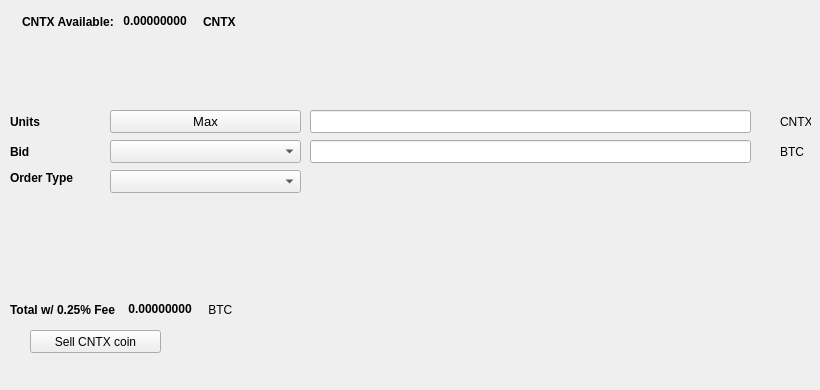
   <widget class="QWidget" name="SellTab">
    <attribute name="title">
     <string>Sell</string>
    </attribute>
    <widget class="QLabel" name="label_16">
     <property name="geometry">
      <rect>
       <x>780</x>
       <y>140</y>
       <width>31</width>
       <height>23</height>
      </rect>
     </property>
     <property name="text">
      <string>BTC</string>
     </property>
    </widget>
    <widget class="QComboBox" name="SellBidcomboBox">
     <property name="geometry">
      <rect>
       <x>110</x>
       <y>140</y>
       <width>191</width>
       <height>23</height>
      </rect>
     </property>
     <property name="font">
      <font>
       <pointsize>10</pointsize>
      </font>
     </property>
    </widget>
    <widget class="QLabel" name="label_18">
     <property name="geometry">
      <rect>
       <x>10</x>
       <y>110</y>
       <width>46</width>
       <height>23</height>
      </rect>
     </property>
     <property name="font">
      <font>
       <weight>75</weight>
       <bold>true</bold>
      </font>
     </property>
     <property name="text">
      <string>Units</string>
     </property>
    </widget>
    <widget class="QPushButton" name="Sell_Max_Amount">
     <property name="geometry">
      <rect>
       <x>110</x>
       <y>110</y>
       <width>191</width>
       <height>23</height>
      </rect>
     </property>
     <property name="font">
      <font>
       <pointsize>10</pointsize>
      </font>
     </property>
     <property name="text">
      <string>Max</string>
     </property>
    </widget>
    <widget class="QLabel" name="label_20">
     <property name="geometry">
      <rect>
       <x>10</x>
       <y>170</y>
       <width>91</width>
       <height>16</height>
      </rect>
     </property>
     <property name="font">
      <font>
       <weight>75</weight>
       <bold>true</bold>
      </font>
     </property>
     <property name="text">
      <string>Order Type</string>
     </property>
    </widget>
    <widget class="QComboBox" name="SellOrdertypeCombo">
     <property name="geometry">
      <rect>
       <x>110</x>
       <y>170</y>
       <width>191</width>
       <height>23</height>
      </rect>
     </property>
     <property name="font">
      <font>
       <pointsize>10</pointsize>
      </font>
     </property>
    </widget>
    <widget class="QLabel" name="label_21">
     <property name="geometry">
      <rect>
       <x>10</x>
       <y>140</y>
       <width>46</width>
       <height>23</height>
      </rect>
     </property>
     <property name="font">
      <font>
       <weight>75</weight>
       <bold>true</bold>
      </font>
     </property>
     <property name="text">
      <string>Bid</string>
     </property>
    </widget>
    <widget class="QLabel" name="label_22">
     <property name="geometry">
      <rect>
       <x>780</x>
       <y>110</y>
       <width>31</width>
       <height>23</height>
      </rect>
     </property>
     <property name="text">
      <string>CNTX</string>
     </property>
    </widget>
    <widget class="QLineEdit" name="UnitsInputcntxcoin">
     <property name="geometry">
      <rect>
       <x>310</x>
       <y>110</y>
       <width>441</width>
       <height>23</height>
      </rect>
     </property>
     <property name="font">
      <font>
       <pointsize>9</pointsize>
       <weight>75</weight>
       <bold>true</bold>
      </font>
     </property>
    </widget>
    <widget class="QLineEdit" name="SellBidPriceEdit">
     <property name="geometry">
      <rect>
       <x>310</x>
       <y>140</y>
       <width>441</width>
       <height>23</height>
      </rect>
     </property>
     <property name="font">
      <font>
       <pointsize>9</pointsize>
       <weight>75</weight>
       <bold>true</bold>
      </font>
     </property>
    </widget>
    <widget class="QPushButton" name="SellcntxcoinBTN">
     <property name="geometry">
      <rect>
       <x>30</x>
       <y>330</y>
       <width>131</width>
       <height>23</height>
      </rect>
     </property>
     <property name="text">
      <string>Sell CNTX coin</string>
     </property>
     <property name="icon">
      <iconset resource="../cntxcoin">
       <normaloff>:/icons/bitcoin</normaloff>:/icons/bitcoin</iconset>
     </property>
    </widget>
    <widget class="QWidget" name="layoutWidget3">
     <property name="geometry">
      <rect>
       <x>22</x>
       <y>12</y>
       <width>258</width>
       <height>19</height>
      </rect>
     </property>
     <layout class="QHBoxLayout" name="horizontalLayout">
      <item>
       <widget class="QLabel" name="label232_2">
        <property name="font">
         <font>
          <weight>75</weight>
          <bold>true</bold>
         </font>
        </property>
        <property name="text">
         <string>CNTX Available:</string>
        </property>
       </widget>
      </item>
      <item>
       <widget class="QLabel" name="cntxcoinAvailableLabel">
        <property name="palette">
         <palette>
          <active>
           <colorrole role="WindowText">
            <brush brushstyle="SolidPattern">
             <color alpha="255">
              <red>0</red>
              <green>0</green>
              <blue>0</blue>
             </color>
            </brush>
           </colorrole>
           <colorrole role="Button">
            <brush brushstyle="SolidPattern">
             <color alpha="255">
              <red>0</red>
              <green>170</green>
              <blue>0</blue>
             </color>
            </brush>
           </colorrole>
           <colorrole role="Light">
            <brush brushstyle="SolidPattern">
             <color alpha="255">
              <red>0</red>
              <green>255</green>
              <blue>0</blue>
             </color>
            </brush>
           </colorrole>
           <colorrole role="Midlight">
            <brush brushstyle="SolidPattern">
             <color alpha="255">
              <red>0</red>
              <green>212</green>
              <blue>0</blue>
             </color>
            </brush>
           </colorrole>
           <colorrole role="Dark">
            <brush brushstyle="SolidPattern">
             <color alpha="255">
              <red>0</red>
              <green>85</green>
              <blue>0</blue>
             </color>
            </brush>
           </colorrole>
           <colorrole role="Mid">
            <brush brushstyle="SolidPattern">
             <color alpha="255">
              <red>0</red>
              <green>113</green>
              <blue>0</blue>
             </color>
            </brush>
           </colorrole>
           <colorrole role="Text">
            <brush brushstyle="SolidPattern">
             <color alpha="255">
              <red>0</red>
              <green>170</green>
              <blue>0</blue>
             </color>
            </brush>
           </colorrole>
           <colorrole role="BrightText">
            <brush brushstyle="SolidPattern">
             <color alpha="255">
              <red>255</red>
              <green>255</green>
              <blue>255</blue>
             </color>
            </brush>
           </colorrole>
           <colorrole role="ButtonText">
            <brush brushstyle="SolidPattern">
             <color alpha="255">
              <red>0</red>
              <green>0</green>
              <blue>0</blue>
             </color>
            </brush>
           </colorrole>
           <colorrole role="Base">
            <brush brushstyle="SolidPattern">
             <color alpha="255">
              <red>255</red>
              <green>255</green>
              <blue>255</blue>
             </color>
            </brush>
           </colorrole>
           <colorrole role="Window">
            <brush brushstyle="SolidPattern">
             <color alpha="255">
              <red>0</red>
              <green>170</green>
              <blue>0</blue>
             </color>
            </brush>
           </colorrole>
           <colorrole role="Shadow">
            <brush brushstyle="SolidPattern">
             <color alpha="255">
              <red>0</red>
              <green>0</green>
              <blue>0</blue>
             </color>
            </brush>
           </colorrole>
           <colorrole role="AlternateBase">
            <brush brushstyle="SolidPattern">
             <color alpha="255">
              <red>127</red>
              <green>212</green>
              <blue>127</blue>
             </color>
            </brush>
           </colorrole>
           <colorrole role="ToolTipBase">
            <brush brushstyle="SolidPattern">
             <color alpha="255">
              <red>255</red>
              <green>255</green>
              <blue>220</blue>
             </color>
            </brush>
           </colorrole>
           <colorrole role="ToolTipText">
            <brush brushstyle="SolidPattern">
             <color alpha="255">
              <red>0</red>
              <green>0</green>
              <blue>0</blue>
             </color>
            </brush>
           </colorrole>
          </active>
          <inactive>
           <colorrole role="WindowText">
            <brush brushstyle="SolidPattern">
             <color alpha="255">
              <red>0</red>
              <green>0</green>
              <blue>0</blue>
             </color>
            </brush>
           </colorrole>
           <colorrole role="Button">
            <brush brushstyle="SolidPattern">
             <color alpha="255">
              <red>0</red>
              <green>170</green>
              <blue>0</blue>
             </color>
            </brush>
           </colorrole>
           <colorrole role="Light">
            <brush brushstyle="SolidPattern">
             <color alpha="255">
              <red>0</red>
              <green>255</green>
              <blue>0</blue>
             </color>
            </brush>
           </colorrole>
           <colorrole role="Midlight">
            <brush brushstyle="SolidPattern">
             <color alpha="255">
              <red>0</red>
              <green>212</green>
              <blue>0</blue>
             </color>
            </brush>
           </colorrole>
           <colorrole role="Dark">
            <brush brushstyle="SolidPattern">
             <color alpha="255">
              <red>0</red>
              <green>85</green>
              <blue>0</blue>
             </color>
            </brush>
           </colorrole>
           <colorrole role="Mid">
            <brush brushstyle="SolidPattern">
             <color alpha="255">
              <red>0</red>
              <green>113</green>
              <blue>0</blue>
             </color>
            </brush>
           </colorrole>
           <colorrole role="Text">
            <brush brushstyle="SolidPattern">
             <color alpha="255">
              <red>0</red>
              <green>170</green>
              <blue>0</blue>
             </color>
            </brush>
           </colorrole>
           <colorrole role="BrightText">
            <brush brushstyle="SolidPattern">
             <color alpha="255">
              <red>255</red>
              <green>255</green>
              <blue>255</blue>
             </color>
            </brush>
           </colorrole>
           <colorrole role="ButtonText">
            <brush brushstyle="SolidPattern">
             <color alpha="255">
              <red>0</red>
              <green>0</green>
              <blue>0</blue>
             </color>
            </brush>
           </colorrole>
           <colorrole role="Base">
            <brush brushstyle="SolidPattern">
             <color alpha="255">
              <red>255</red>
              <green>255</green>
              <blue>255</blue>
             </color>
            </brush>
           </colorrole>
           <colorrole role="Window">
            <brush brushstyle="SolidPattern">
             <color alpha="255">
              <red>0</red>
              <green>170</green>
              <blue>0</blue>
             </color>
            </brush>
           </colorrole>
           <colorrole role="Shadow">
            <brush brushstyle="SolidPattern">
             <color alpha="255">
              <red>0</red>
              <green>0</green>
              <blue>0</blue>
             </color>
            </brush>
           </colorrole>
           <colorrole role="AlternateBase">
            <brush brushstyle="SolidPattern">
             <color alpha="255">
              <red>127</red>
              <green>212</green>
              <blue>127</blue>
             </color>
            </brush>
           </colorrole>
           <colorrole role="ToolTipBase">
            <brush brushstyle="SolidPattern">
             <color alpha="255">
              <red>255</red>
              <green>255</green>
              <blue>220</blue>
             </color>
            </brush>
           </colorrole>
           <colorrole role="ToolTipText">
            <brush brushstyle="SolidPattern">
             <color alpha="255">
              <red>0</red>
              <green>0</green>
              <blue>0</blue>
             </color>
            </brush>
           </colorrole>
          </inactive>
          <disabled>
           <colorrole role="WindowText">
            <brush brushstyle="SolidPattern">
             <color alpha="255">
              <red>0</red>
              <green>85</green>
              <blue>0</blue>
             </color>
            </brush>
           </colorrole>
           <colorrole role="Button">
            <brush brushstyle="SolidPattern">
             <color alpha="255">
              <red>0</red>
              <green>170</green>
              <blue>0</blue>
             </color>
            </brush>
           </colorrole>
           <colorrole role="Light">
            <brush brushstyle="SolidPattern">
             <color alpha="255">
              <red>0</red>
              <green>255</green>
              <blue>0</blue>
             </color>
            </brush>
           </colorrole>
           <colorrole role="Midlight">
            <brush brushstyle="SolidPattern">
             <color alpha="255">
              <red>0</red>
              <green>212</green>
              <blue>0</blue>
             </color>
            </brush>
           </colorrole>
           <colorrole role="Dark">
            <brush brushstyle="SolidPattern">
             <color alpha="255">
              <red>0</red>
              <green>85</green>
              <blue>0</blue>
             </color>
            </brush>
           </colorrole>
           <colorrole role="Mid">
            <brush brushstyle="SolidPattern">
             <color alpha="255">
              <red>0</red>
              <green>113</green>
              <blue>0</blue>
             </color>
            </brush>
           </colorrole>
           <colorrole role="Text">
            <brush brushstyle="SolidPattern">
             <color alpha="255">
              <red>0</red>
              <green>85</green>
              <blue>0</blue>
             </color>
            </brush>
           </colorrole>
           <colorrole role="BrightText">
            <brush brushstyle="SolidPattern">
             <color alpha="255">
              <red>255</red>
              <green>255</green>
              <blue>255</blue>
             </color>
            </brush>
           </colorrole>
           <colorrole role="ButtonText">
            <brush brushstyle="SolidPattern">
             <color alpha="255">
              <red>0</red>
              <green>85</green>
              <blue>0</blue>
             </color>
            </brush>
           </colorrole>
           <colorrole role="Base">
            <brush brushstyle="SolidPattern">
             <color alpha="255">
              <red>0</red>
              <green>170</green>
              <blue>0</blue>
             </color>
            </brush>
           </colorrole>
           <colorrole role="Window">
            <brush brushstyle="SolidPattern">
             <color alpha="255">
              <red>0</red>
              <green>170</green>
              <blue>0</blue>
             </color>
            </brush>
           </colorrole>
           <colorrole role="Shadow">
            <brush brushstyle="SolidPattern">
             <color alpha="255">
              <red>0</red>
              <green>0</green>
              <blue>0</blue>
             </color>
            </brush>
           </colorrole>
           <colorrole role="AlternateBase">
            <brush brushstyle="SolidPattern">
             <color alpha="255">
              <red>0</red>
              <green>170</green>
              <blue>0</blue>
             </color>
            </brush>
           </colorrole>
           <colorrole role="ToolTipBase">
            <brush brushstyle="SolidPattern">
             <color alpha="255">
              <red>255</red>
              <green>255</green>
              <blue>220</blue>
             </color>
            </brush>
           </colorrole>
           <colorrole role="ToolTipText">
            <brush brushstyle="SolidPattern">
             <color alpha="255">
              <red>0</red>
              <green>0</green>
              <blue>0</blue>
             </color>
            </brush>
           </colorrole>
          </disabled>
         </palette>
        </property>
        <property name="font">
         <font>
          <weight>75</weight>
          <bold>true</bold>
         </font>
        </property>
        <property name="text">
         <string> 0.00000000 </string>
        </property>
        <property name="textInteractionFlags">
         <set>Qt::LinksAccessibleByMouse|Qt::TextSelectableByKeyboard|Qt::TextSelectableByMouse</set>
        </property>
       </widget>
      </item>
      <item>
       <widget class="QLabel" name="labelcntxcoin">
        <property name="font">
         <font>
          <weight>75</weight>
          <bold>true</bold>
         </font>
        </property>
        <property name="text">
         <string>CNTX</string>
        </property>
       </widget>
      </item>
     </layout>
    </widget>
    <widget class="QWidget" name="layoutWidget">
     <property name="geometry">
      <rect>
       <x>10</x>
       <y>300</y>
       <width>268</width>
       <height>19</height>
      </rect>
     </property>
     <layout class="QHBoxLayout" name="horizontalLayout_2">
      <item>
       <widget class="QLabel" name="label_19">
        <property name="font">
         <font>
          <weight>75</weight>
          <bold>true</bold>
         </font>
        </property>
        <property name="text">
         <string>Total w/ 0.25% Fee </string>
        </property>
       </widget>
      </item>
      <item>
       <widget class="QLabel" name="SellCostLabel">
        <property name="palette">
         <palette>
          <active>
           <colorrole role="WindowText">
            <brush brushstyle="SolidPattern">
             <color alpha="255">
              <red>0</red>
              <green>0</green>
              <blue>0</blue>
             </color>
            </brush>
           </colorrole>
           <colorrole role="Button">
            <brush brushstyle="SolidPattern">
             <color alpha="255">
              <red>0</red>
              <green>170</green>
              <blue>0</blue>
             </color>
            </brush>
           </colorrole>
           <colorrole role="Light">
            <brush brushstyle="SolidPattern">
             <color alpha="255">
              <red>0</red>
              <green>255</green>
              <blue>0</blue>
             </color>
            </brush>
           </colorrole>
           <colorrole role="Midlight">
            <brush brushstyle="SolidPattern">
             <color alpha="255">
              <red>0</red>
              <green>212</green>
              <blue>0</blue>
             </color>
            </brush>
           </colorrole>
           <colorrole role="Dark">
            <brush brushstyle="SolidPattern">
             <color alpha="255">
              <red>0</red>
              <green>85</green>
              <blue>0</blue>
             </color>
            </brush>
           </colorrole>
           <colorrole role="Mid">
            <brush brushstyle="SolidPattern">
             <color alpha="255">
              <red>0</red>
              <green>113</green>
              <blue>0</blue>
             </color>
            </brush>
           </colorrole>
           <colorrole role="Text">
            <brush brushstyle="SolidPattern">
             <color alpha="255">
              <red>0</red>
              <green>170</green>
              <blue>0</blue>
             </color>
            </brush>
           </colorrole>
           <colorrole role="BrightText">
            <brush brushstyle="SolidPattern">
             <color alpha="255">
              <red>255</red>
              <green>255</green>
              <blue>255</blue>
             </color>
            </brush>
           </colorrole>
           <colorrole role="ButtonText">
            <brush brushstyle="SolidPattern">
             <color alpha="255">
              <red>0</red>
              <green>0</green>
              <blue>0</blue>
             </color>
            </brush>
           </colorrole>
           <colorrole role="Base">
            <brush brushstyle="SolidPattern">
             <color alpha="255">
              <red>255</red>
              <green>255</green>
              <blue>255</blue>
             </color>
            </brush>
           </colorrole>
           <colorrole role="Window">
            <brush brushstyle="SolidPattern">
             <color alpha="255">
              <red>0</red>
              <green>170</green>
              <blue>0</blue>
             </color>
            </brush>
           </colorrole>
           <colorrole role="Shadow">
            <brush brushstyle="SolidPattern">
             <color alpha="255">
              <red>0</red>
              <green>0</green>
              <blue>0</blue>
             </color>
            </brush>
           </colorrole>
           <colorrole role="AlternateBase">
            <brush brushstyle="SolidPattern">
             <color alpha="255">
              <red>127</red>
              <green>212</green>
              <blue>127</blue>
             </color>
            </brush>
           </colorrole>
           <colorrole role="ToolTipBase">
            <brush brushstyle="SolidPattern">
             <color alpha="255">
              <red>255</red>
              <green>255</green>
              <blue>220</blue>
             </color>
            </brush>
           </colorrole>
           <colorrole role="ToolTipText">
            <brush brushstyle="SolidPattern">
             <color alpha="255">
              <red>0</red>
              <green>0</green>
              <blue>0</blue>
             </color>
            </brush>
           </colorrole>
          </active>
          <inactive>
           <colorrole role="WindowText">
            <brush brushstyle="SolidPattern">
             <color alpha="255">
              <red>0</red>
              <green>0</green>
              <blue>0</blue>
             </color>
            </brush>
           </colorrole>
           <colorrole role="Button">
            <brush brushstyle="SolidPattern">
             <color alpha="255">
              <red>0</red>
              <green>170</green>
              <blue>0</blue>
             </color>
            </brush>
           </colorrole>
           <colorrole role="Light">
            <brush brushstyle="SolidPattern">
             <color alpha="255">
              <red>0</red>
              <green>255</green>
              <blue>0</blue>
             </color>
            </brush>
           </colorrole>
           <colorrole role="Midlight">
            <brush brushstyle="SolidPattern">
             <color alpha="255">
              <red>0</red>
              <green>212</green>
              <blue>0</blue>
             </color>
            </brush>
           </colorrole>
           <colorrole role="Dark">
            <brush brushstyle="SolidPattern">
             <color alpha="255">
              <red>0</red>
              <green>85</green>
              <blue>0</blue>
             </color>
            </brush>
           </colorrole>
           <colorrole role="Mid">
            <brush brushstyle="SolidPattern">
             <color alpha="255">
              <red>0</red>
              <green>113</green>
              <blue>0</blue>
             </color>
            </brush>
           </colorrole>
           <colorrole role="Text">
            <brush brushstyle="SolidPattern">
             <color alpha="255">
              <red>0</red>
              <green>170</green>
              <blue>0</blue>
             </color>
            </brush>
           </colorrole>
           <colorrole role="BrightText">
            <brush brushstyle="SolidPattern">
             <color alpha="255">
              <red>255</red>
              <green>255</green>
              <blue>255</blue>
             </color>
            </brush>
           </colorrole>
           <colorrole role="ButtonText">
            <brush brushstyle="SolidPattern">
             <color alpha="255">
              <red>0</red>
              <green>0</green>
              <blue>0</blue>
             </color>
            </brush>
           </colorrole>
           <colorrole role="Base">
            <brush brushstyle="SolidPattern">
             <color alpha="255">
              <red>255</red>
              <green>255</green>
              <blue>255</blue>
             </color>
            </brush>
           </colorrole>
           <colorrole role="Window">
            <brush brushstyle="SolidPattern">
             <color alpha="255">
              <red>0</red>
              <green>170</green>
              <blue>0</blue>
             </color>
            </brush>
           </colorrole>
           <colorrole role="Shadow">
            <brush brushstyle="SolidPattern">
             <color alpha="255">
              <red>0</red>
              <green>0</green>
              <blue>0</blue>
             </color>
            </brush>
           </colorrole>
           <colorrole role="AlternateBase">
            <brush brushstyle="SolidPattern">
             <color alpha="255">
              <red>127</red>
              <green>212</green>
              <blue>127</blue>
             </color>
            </brush>
           </colorrole>
           <colorrole role="ToolTipBase">
            <brush brushstyle="SolidPattern">
             <color alpha="255">
              <red>255</red>
              <green>255</green>
              <blue>220</blue>
             </color>
            </brush>
           </colorrole>
           <colorrole role="ToolTipText">
            <brush brushstyle="SolidPattern">
             <color alpha="255">
              <red>0</red>
              <green>0</green>
              <blue>0</blue>
             </color>
            </brush>
           </colorrole>
          </inactive>
          <disabled>
           <colorrole role="WindowText">
            <brush brushstyle="SolidPattern">
             <color alpha="255">
              <red>0</red>
              <green>85</green>
              <blue>0</blue>
             </color>
            </brush>
           </colorrole>
           <colorrole role="Button">
            <brush brushstyle="SolidPattern">
             <color alpha="255">
              <red>0</red>
              <green>170</green>
              <blue>0</blue>
             </color>
            </brush>
           </colorrole>
           <colorrole role="Light">
            <brush brushstyle="SolidPattern">
             <color alpha="255">
              <red>0</red>
              <green>255</green>
              <blue>0</blue>
             </color>
            </brush>
           </colorrole>
           <colorrole role="Midlight">
            <brush brushstyle="SolidPattern">
             <color alpha="255">
              <red>0</red>
              <green>212</green>
              <blue>0</blue>
             </color>
            </brush>
           </colorrole>
           <colorrole role="Dark">
            <brush brushstyle="SolidPattern">
             <color alpha="255">
              <red>0</red>
              <green>85</green>
              <blue>0</blue>
             </color>
            </brush>
           </colorrole>
           <colorrole role="Mid">
            <brush brushstyle="SolidPattern">
             <color alpha="255">
              <red>0</red>
              <green>113</green>
              <blue>0</blue>
             </color>
            </brush>
           </colorrole>
           <colorrole role="Text">
            <brush brushstyle="SolidPattern">
             <color alpha="255">
              <red>0</red>
              <green>85</green>
              <blue>0</blue>
             </color>
            </brush>
           </colorrole>
           <colorrole role="BrightText">
            <brush brushstyle="SolidPattern">
             <color alpha="255">
              <red>255</red>
              <green>255</green>
              <blue>255</blue>
             </color>
            </brush>
           </colorrole>
           <colorrole role="ButtonText">
            <brush brushstyle="SolidPattern">
             <color alpha="255">
              <red>0</red>
              <green>85</green>
              <blue>0</blue>
             </color>
            </brush>
           </colorrole>
           <colorrole role="Base">
            <brush brushstyle="SolidPattern">
             <color alpha="255">
              <red>0</red>
              <green>170</green>
              <blue>0</blue>
             </color>
            </brush>
           </colorrole>
           <colorrole role="Window">
            <brush brushstyle="SolidPattern">
             <color alpha="255">
              <red>0</red>
              <green>170</green>
              <blue>0</blue>
             </color>
            </brush>
           </colorrole>
           <colorrole role="Shadow">
            <brush brushstyle="SolidPattern">
             <color alpha="255">
              <red>0</red>
              <green>0</green>
              <blue>0</blue>
             </color>
            </brush>
           </colorrole>
           <colorrole role="AlternateBase">
            <brush brushstyle="SolidPattern">
             <color alpha="255">
              <red>0</red>
              <green>170</green>
              <blue>0</blue>
             </color>
            </brush>
           </colorrole>
           <colorrole role="ToolTipBase">
            <brush brushstyle="SolidPattern">
             <color alpha="255">
              <red>255</red>
              <green>255</green>
              <blue>220</blue>
             </color>
            </brush>
           </colorrole>
           <colorrole role="ToolTipText">
            <brush brushstyle="SolidPattern">
             <color alpha="255">
              <red>0</red>
              <green>0</green>
              <blue>0</blue>
             </color>
            </brush>
           </colorrole>
          </disabled>
         </palette>
        </property>
        <property name="font">
         <font>
          <weight>75</weight>
          <bold>true</bold>
         </font>
        </property>
        <property name="autoFillBackground">
         <bool>false</bool>
        </property>
        <property name="text">
         <string> 0.00000000</string>
        </property>
        <property name="textInteractionFlags">
         <set>Qt::LinksAccessibleByMouse|Qt::TextSelectableByMouse</set>
        </property>
       </widget>
      </item>
      <item>
       <widget class="QLabel" name="label_17">
        <property name="font">
         <font>
          <weight>50</weight>
          <bold>false</bold>
         </font>
        </property>
        <property name="text">
         <string> BTC</string>
        </property>
       </widget>
      </item>
     </layout>
    </widget>
    <widget class="QLabel" name="label_23">
     <property name="geometry">
      <rect>
       <x>460</x>
       <y>300</y>
       <width>281</width>
       <height>81</height>
      </rect>
     </property>
     <property name="text">
      <string/>
     </property>
     <property name="pixmap">
      <pixmap>:/images/bittrex</pixmap>
     </property>
    </widget>
   </widget>
